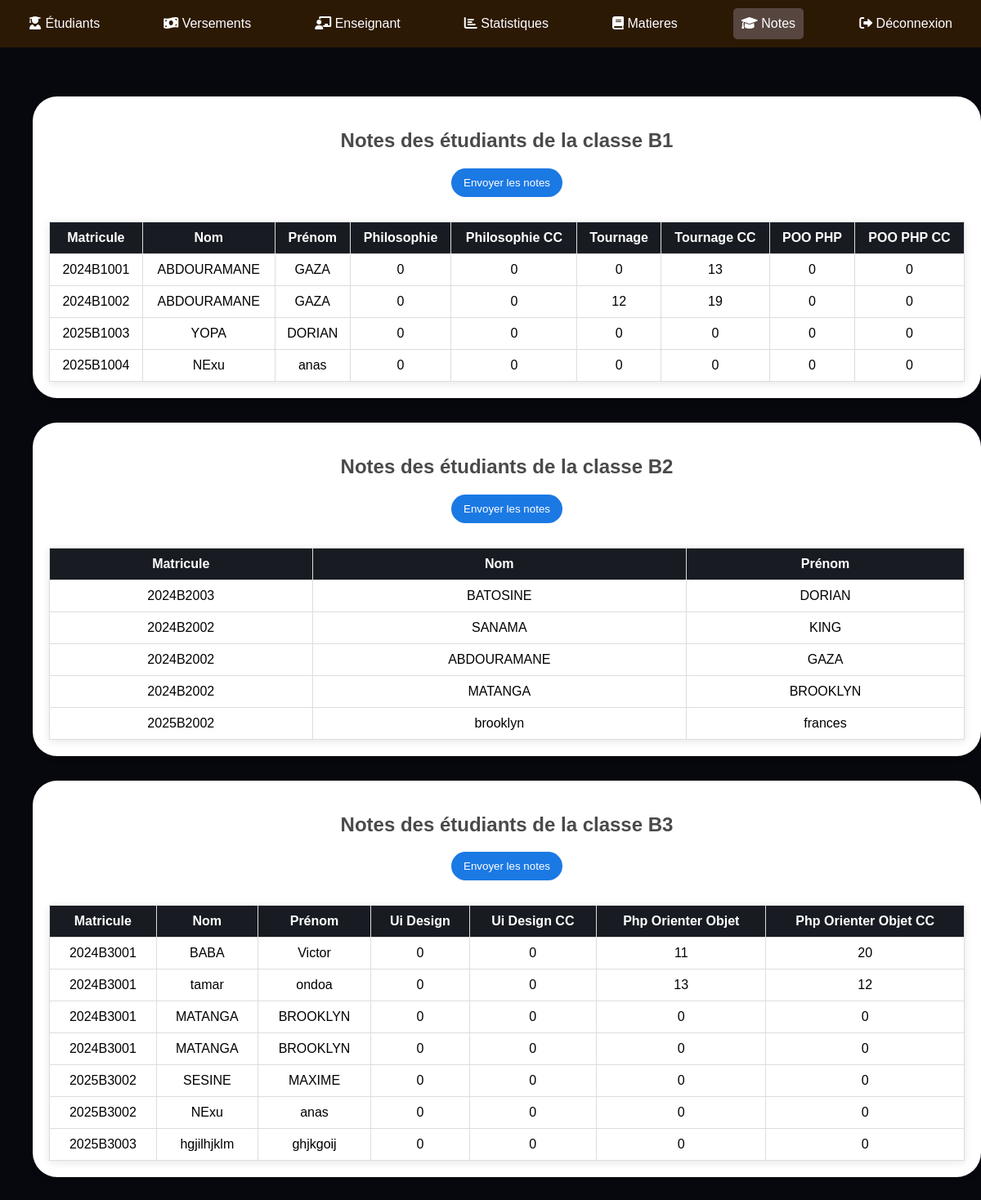
The page /listeNote.php on the database its author committed.
### tables this page shows
CREATE TABLE IF NOT EXISTS `b1` (
  `id` int NOT NULL AUTO_INCREMENT,
  `matricule` varchar(50) NOT NULL,
  `nom` varchar(100) NOT NULL,
  `prenom` varchar(100) NOT NULL,
  `philosophie` varchar(60) DEFAULT '0',
  `philosophie_CC` varchar(60) DEFAULT '0',
  `Tournage` varchar(60) DEFAULT '0',
  `Tournage_CC` varchar(60) DEFAULT '0',
  `POO_PHP` varchar(60) DEFAULT '0',
  `POO_PHP_CC` varchar(60) DEFAULT '0',
  PRIMARY KEY (`id`)
);

CREATE TABLE IF NOT EXISTS `b2` (
  `id` int NOT NULL AUTO_INCREMENT,
  `matricule` varchar(50) NOT NULL,
  `nom` varchar(100) NOT NULL,
  `prenom` varchar(100) NOT NULL,
  PRIMARY KEY (`id`)
);

CREATE TABLE IF NOT EXISTS `b3` (
  `id` int NOT NULL AUTO_INCREMENT,
  `matricule` varchar(50) NOT NULL,
  `nom` varchar(100) NOT NULL,
  `prenom` varchar(100) NOT NULL,
  `Ui_design` varchar(60) DEFAULT '0',
  `Ui_design_CC` varchar(60) DEFAULT '0',
  `php_orienter_objet` varchar(60) DEFAULT '0',
  `php_orienter_objet_CC` varchar(60) DEFAULT '0',
  PRIMARY KEY (`id`)
);

### listeNote.php (the view, shortened to what this page needs)
<?php
$database = new Database();
$db = $database->getConnection();
$classes = ['B1', 'B2', 'B3'];
$notes = [];
try {
    foreach ($classes as $classe) {
        $table_notes = strtolower($classe);
        $query = "SELECT * FROM `$table_notes`";
        $result = $db->query($query);
        if ($result) {
            $notes[$classe] = [];
            while ($row = $result->fetch_assoc()) {
                $notes[$classe][] = $row;
            }
        } else {
            throw new Exception("Erreur lors de la récupération des notes pour la classe $classe: " . $db->error);
        }
    }
} catch (Exception $e) {
    die("Erreur : " . $e->getMessage());
}
?>
<!DOCTYPE html>
<html lang="fr">
<head>
    <link rel="stylesheet" href="https://cdnjs.cloudflare.com/ajax/libs/font-awesome/6.0.0-beta3/css/all.min.css">
</head>
<body>
    <div class="navbar">
        <a href="gestionEtu.php"> <i class="fas fa-user-graduate"></i> Étudiants </a>
        <a href="gestionVer.php"><i class="fas fa-money-bill-wave"></i> Versements</a>
        <a href="gestionEnsei.php"><i class="fas fa-chalkboard-teacher"></i> Enseignant</a>
        <a href="statistiques.php"> <i class="fas fa-chart-bar"></i> Statistiques</a>
        <a href="gestionMati.php"> <i class="fas fa-book"></i> Matieres</a>
        <a class="etu" href="listeNote.php"> <i class="fas fa-graduation-cap"></i> Notes</a>
        <a href="logout.php"><i class="fas fa-sign-out-alt"></i> Déconnexion</a>
    </div>
    <main class="main-content">
        <?php foreach ($classes as $classe): ?>
            <?php if (isset($notes[$classe]) && !empty($notes[$classe])): ?>
                <div class="table-card">
                    <div class="table-container">
                        <h2>Notes des étudiants de la classe <?php echo htmlspecialchars($classe); ?></h2>
                        <button class="send-notes-button" onclick="window.location.href='envoyer_notes.php?classe=<?php echo urlencode($classe); ?>'">Envoyer les notes</button>
                        <table>
                            <tr>
                                <th>Matricule</th>
                                <th>Nom</th>
                                <th>Prénom</th>
                                <?php foreach (array_keys($notes[$classe][0]) as $column): ?>
                                    <?php if (!in_array($column, ['id', 'matricule', 'nom', 'prenom'])): ?>
                                        <th><?php echo htmlspecialchars(ucwords(str_replace('_', ' ', $column))); ?></th>
                                    <?php endif; ?>
                                <?php endforeach; ?>
                            </tr>
                            <?php foreach ($notes[$classe] as $student): ?>
                                <tr>
                                    <td><?php echo htmlspecialchars($student['matricule'] ?? ''); ?></td>
                                    <td><?php echo htmlspecialchars($student['nom'] ?? ''); ?></td>
                                    <td><?php echo htmlspecialchars($student['prenom'] ?? ''); ?></td>
                                    <?php foreach ($student as $column => $value): ?>
                                        <?php if (!in_array($column, ['id', 'matricule', 'nom', 'prenom'])): ?>
                                            <td><?php echo htmlspecialchars($value ?? ''); ?></td>
                                        <?php endif; ?>
                                    <?php endforeach; ?>
                                </tr>
                            <?php endforeach; ?>
                        </table>
                    </div>
                </div>
            <?php else: ?>
                <p>Aucune note disponible pour la classe <?php echo htmlspecialchars($classe); ?>.</p>
            <?php endif; ?>
        <?php endforeach; ?>
    </main>
</body>
</html>

### listeNote.php (style rules this page uses)
body { margin: 0; font-family: Arial, sans-serif; display: flex; flex-direction: column; min-height: 100vh; background-color: rgb(7, 7, 14); }
.navbar { background-color: rgb(44, 25, 3); color: white; padding: 10px; display: flex; justify-content: space-between; align-items: center; }
.navbar a { text-decoration: none; color: white; margin: 0 15px; padding: 10px; border-radius: 5px; }
.navbar .etu { background-color: rgb(87, 70, 64); }
.main-content { margin: 20px; padding: 20px; width: calc(100% - 40px); text-align: center; }
.table-card { margin-bottom: 30px; }
.table-card h2 { color: #4a4a4a; }
.send-notes-button { background-color: rgb(27, 121, 228); color: white; border: none; border-radius: 19px; padding: 10px 15px; margin-bottom: 10px; cursor: pointer; transition: background-color 0.3s ease; }
table { width: 100%; border-collapse: collapse; margin-top: 20px; box-shadow: 0 2px 10px rgba(0, 0, 0, 0.1); }
th, td { padding: 10px; text-align: center; border: 1px solid #ddd; }
th { background-color: rgb(24, 28, 34); color: #fff; }
.table-container { margin-top: 20px; background-color: white; border-radius: 30px; padding: 20px; box-shadow: 0 4px 6px rgba(0, 0, 0, 0.1); }

### rows shown on the page
b1: matricule "2024B1001", nom "ABDOURAMANE", prenom "GAZA", philosophie "0", philosophie_CC "0", Tournage "0", Tournage_CC "13", POO_PHP "0", POO_PHP_CC "0"
b1: matricule "2024B1002", nom "ABDOURAMANE", prenom "GAZA", philosophie "0", philosophie_CC "0", Tournage "12", Tournage_CC "19", POO_PHP "0", POO_PHP_CC "0"
b1: matricule "2025B1003", nom "YOPA", prenom "DORIAN", philosophie "0", philosophie_CC "0", Tournage "0", Tournage_CC "0", POO_PHP "0", POO_PHP_CC "0"
b1: matricule "2025B1004", nom "NExu", prenom "anas", philosophie "0", philosophie_CC "0", Tournage "0", Tournage_CC "0", POO_PHP "0", POO_PHP_CC "0"
b2: matricule "2024B2003", nom "BATOSINE", prenom "DORIAN"
b2: matricule "2024B2002", nom "SANAMA", prenom "KING"
b2: matricule "2024B2002", nom "ABDOURAMANE", prenom "GAZA"
b2: matricule "2024B2002", nom "MATANGA", prenom "BROOKLYN"
b2: matricule "2025B2002", nom "brooklyn", prenom "frances"
b3: matricule "2024B3001", nom "BABA", prenom "Victor", Ui_design "0", Ui_design_CC "0", php_orienter_objet "11", php_orienter_objet_CC "20"
b3: matricule "2024B3001", nom "tamar", prenom "ondoa", Ui_design "0", Ui_design_CC "0", php_orienter_objet "13", php_orienter_objet_CC "12"
b3: matricule "2024B3001", nom "MATANGA", prenom "BROOKLYN", Ui_design "0", Ui_design_CC "0", php_orienter_objet "0", php_orienter_objet_CC "0"
b3: matricule "2024B3001", nom "MATANGA", prenom "BROOKLYN", Ui_design "0", Ui_design_CC "0", php_orienter_objet "0", php_orienter_objet_CC "0"
b3: matricule "2025B3002", nom "SESINE", prenom "MAXIME", Ui_design "0", Ui_design_CC "0", php_orienter_objet "0", php_orienter_objet_CC "0"
b3: matricule "2025B3002", nom "NExu", prenom "anas", Ui_design "0", Ui_design_CC "0", php_orienter_objet "0", php_orienter_objet_CC "0"
b3: matricule "2025B3003", nom "hgjilhjklm", prenom "ghjkgoij", Ui_design "0", Ui_design_CC "0", php_orienter_objet "0", php_orienter_objet_CC "0"

### other values the page prints
$classe "B1"
str_replace('_', ' ', $column) "Philosophie"
str_replace('_', ' ', $column) "Philosophie CC"
str_replace('_', ' ', $column) "Tournage"
str_replace('_', ' ', $column) "Tournage CC"
str_replace('_', ' ', $column) "POO PHP"
str_replace('_', ' ', $column) "POO PHP CC"
$classe "B2"
$classe "B3"
str_replace('_', ' ', $column) "Ui Design"
str_replace('_', ' ', $column) "Ui Design CC"
str_replace('_', ' ', $column) "Php Orienter Objet"
str_replace('_', ' ', $column) "Php Orienter Objet CC"
